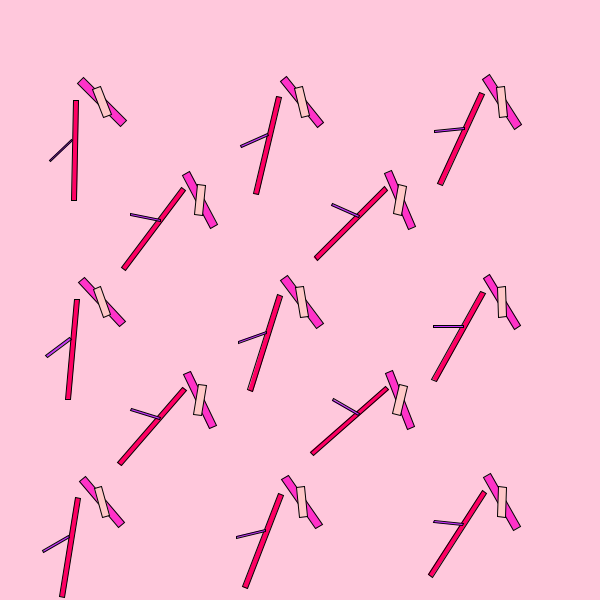
Frame 1 (no input)
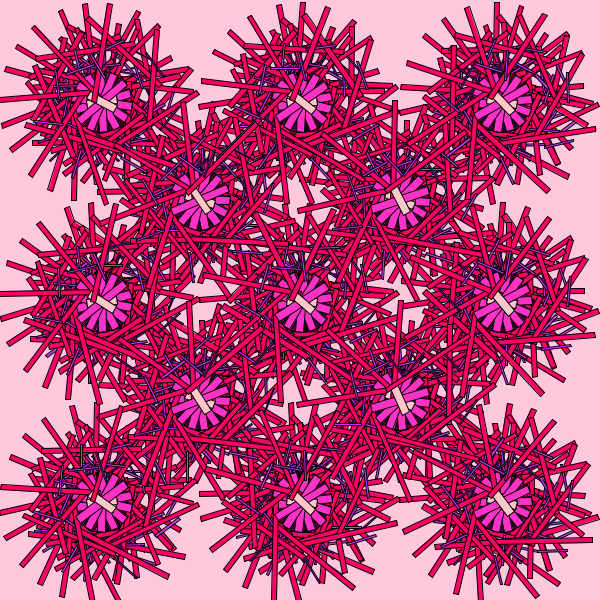
Frame 60 (the mouse pressed at the canvas centre just before this capture)
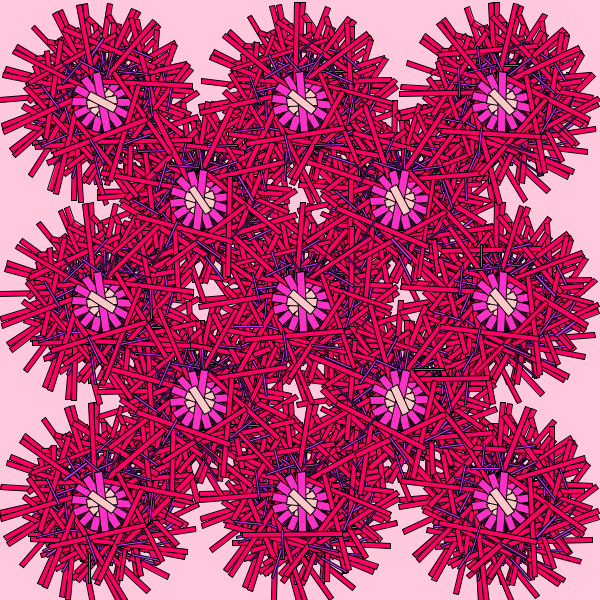
Frame 120 (the mouse held since frame 60 and released just before this capture)

The Processing sketch that drew these frames (run headless with seeded random() and noise(); from frame 60 on, the mouse is pressed at the canvas centre):

// Processing sketch: codeWeek5CustomFunctions
// ── codeWeek5CustomFunctions.pde
float rotAngle = 45;

void setup() {
  size (600, 600);
  background(255, 200, 220);
}


void draw() {  
  for (int i = 102; i < 600; i = i + 200) {
    for (int j = 102; j < 600; j = j + 200){
      drawFlower(i, j);
    }
  }
  
  for (int k = 200; k < 600; k = k + 200) {
    for (int l = 200; l < 600; l = l + 200){
      drawFlower(k, l);
    }
  }  
}


void drawFlower(int i, int j) {

  pushMatrix();
    translate(i, j);
    rotate(radians(rotAngle++));
    //center rect behind
    fill(255, 50, 200);
    rectMode(CENTER);
    rect(0, 0, 60, 8);
    //center rect front
    rotate(radians(rotAngle/2));
    fill(255, 200, 200);
    rect(0, 0, 30, 8);
  
    pushMatrix();
      translate(30, 30);
      rotate(radians(rotAngle/2));   
      fill(255, 0, 100);
      rect(10, 10, 100, 5);
    
      pushMatrix();
        translate(10, 10);
      rotate(radians(rotAngle++));
      fill(200, 50, 255);
      rect(10, 10, 30, 2);

      popMatrix();
    popMatrix();  
  popMatrix();
    
}
